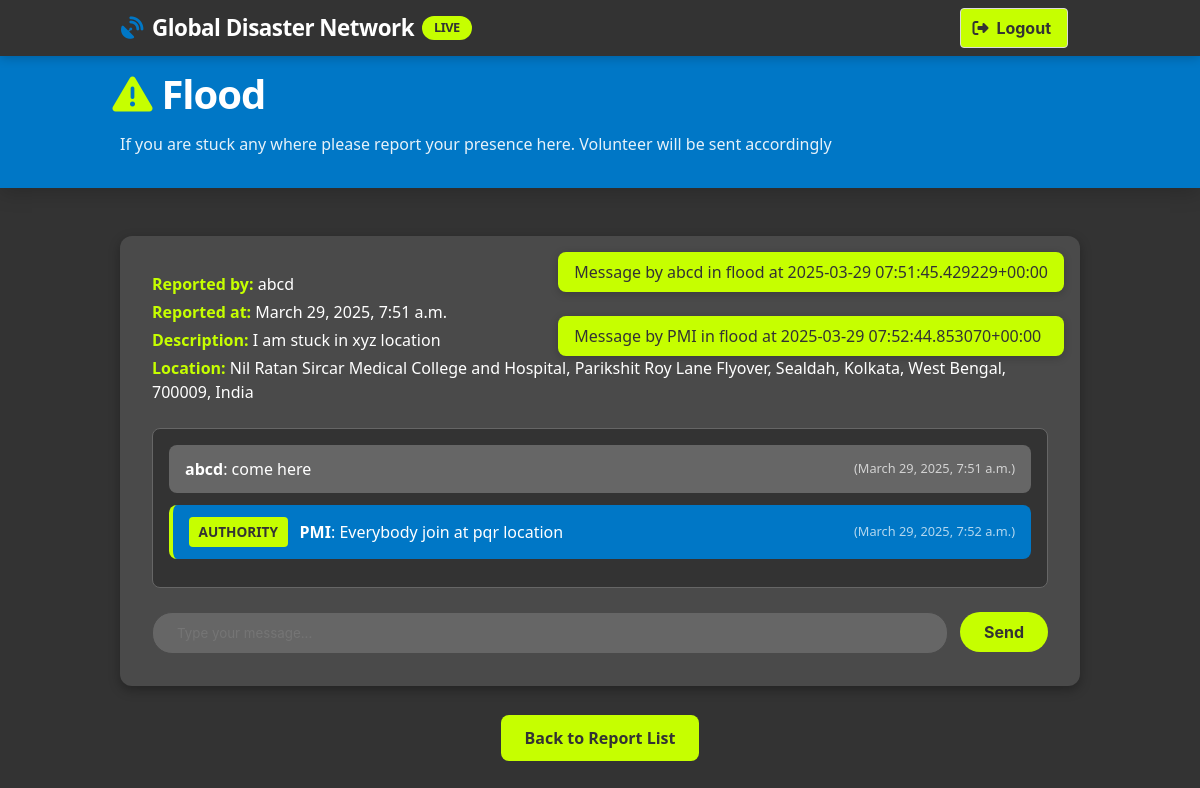
The page /community/disaster/9/ (signed in) on the database its author committed.
### community/models.py (models this page shows, shortened)
class EmergencyReport(models.Model):
    DISASTER_TYPES = (
        ('flood', 'Flood'),
        ('wildfire', 'Wildfire'),
        ('storm', 'Storm'),
        ('earthquake', 'Earthquake'),
        ('volcanic_eruption', 'Volcanic Eruption'),
        ('drought', 'Drought'),
    )
    user = models.ForeignKey(User, on_delete=models.CASCADE)
    disaster_type = models.CharField(max_length=50, choices=DISASTER_TYPES)
    description = models.TextField()
    location = models.CharField(max_length=255, null=True, blank=True)  # Manually entered location
    latitude = models.FloatField(null=True, blank=True)  # Live location latitude
    longitude = models.FloatField(null=True, blank=True)  # Live location longitude
    reported_at = models.DateTimeField(default=timezone.now)
    is_active = models.BooleanField(default=True)

class ChatMessage(models.Model):
    report = models.ForeignKey(EmergencyReport, on_delete=models.CASCADE, related_name='messages')
    user = models.ForeignKey(User, on_delete=models.CASCADE)
    message = models.TextField()
    timestamp = models.DateTimeField(auto_now_add=True)
    def __str__(self):
        return f"Message by {self.user.username} in {self.report.disaster_type} at {self.timestamp}"

### community/views.py (the view, shortened to what this page needs)
# urls.py: path('disaster/<int:report_id>/', views.disaster_chat, name='disaster_chat'),
@login_required
def disaster_chat(request, report_id):
    report = get_object_or_404(EmergencyReport, id=report_id, is_active=True)
    messages = report.messages.all().order_by('timestamp')
    location_display = report.location if report.location else "Location not provided"
    return render(request, 'community/disaster_chat.html', {
        'report': report,
        'messages': messages,
        'location_display': location_display,
    })

### community/templates/community/disaster_chat.html (shortened to what this page needs)
<!DOCTYPE html>
<html lang="en">
<head>
  <link rel="stylesheet" href="https://cdnjs.cloudflare.com/ajax/libs/bulma/0.9.4/css/bulma.min.css">
  <link rel="stylesheet" href="https://cdnjs.cloudflare.com/ajax/libs/font-awesome/6.4.0/css/all.min.css">
 <nav class="navbar is-fixed-top" role="navigation" aria-label="main navigation">
  <div class="container">
    <div class="navbar-brand">
      <a class="navbar-item" href="#">
        <span class="icon mr-2" style="color: var(--blue);">
          <i class="fas fa-satellite-dish"></i>
        </span>
        Global Disaster Network
        <span class="alert-badge">LIVE</span>
      </a>
    </div>
    <div class="navbar-end">
      <div class="navbar-item">
        <form method="POST" action="{% url 'logout' %}">
          <button class="button is-lime" type="submit">
            <span class="icon"><i class="fas fa-sign-out-alt"></i></span>
            <span>Logout</span>
          </button>
        </form>
      </div>
    </div>
  </div>
</nav>
<section class="dashboard-header">
  <div class="container">
    <h1 class="dashboard-title">
      <span class="icon mr-2" style="color: var(--lime);">
        <i class="fas fa-exclamation-triangle"></i>
      </span>
      {{ report.disaster_type|title }}
    </h1>
    <p class="dashboard-subtitle">If you are stuck any where please report your presence here. Volunteer will be sent accordingly</p>
  </div>
</section>
<section class="section" style="margin-top: -2rem;">
  <div class="container">
    <div style="position: absolute; top: 1rem; right: 1rem; z-index: 1000;">
      {% if messages %}
        {% for message in messages %}
          <div class="notification is-success" style="background-color: var(--lime); color: var(--dark); border-radius: 8px; padding: 0.5rem 1rem; box-shadow: 0 2px 8px rgba(0, 0, 0, 0.2);">
            {{ message }}
          </div>
        {% endfor %}
      {% endif %}
    </div>
    <div class="chat-section">
      <div class="chat-details">
        <p><strong>Reported by:</strong> {{ report.user.username }}</p>
        <p><strong>Reported at:</strong> {{ report.reported_at }}</p>
        <p><strong>Description:</strong> {{ report.description }}</p>
        <p><strong>Location:</strong> {{ location_display }}</p>
      </div>
      <div class="chat-container" id="chat-messages">
        {% for message in messages %}
          <div class="chat-message {% if message.user.profile.role == 'authority' %}authority-message{% endif %}" data-message-id="{{ message.id }}">
        {% if message.user.profile.role == 'authority' %}
          <span class="authority-badge">AUTHORITY</span>
        {% endif %}
        <strong>{{ message.user.username }}</strong>: {{ message.message }}
        <small>({{ message.timestamp }})</small>
          </div>
        {% endfor %}
      </div>
      <div class="chat-input">
        <input type="text" id="chat-input" placeholder="Type your message..." aria-label="Type your message">
        <button class="button" id="send-button" onclick="sendMessage()">Send</button>
      </div>
    </div>
    <div style="text-align: center; margin-top: 40px;">
      <a href="{% url 'report_list' %}" class="back-button mt-4">Back to Report List</a>
    </div></div>
</section>

### community/templates/community/disaster_chat.html (style rules this page uses)
:root { --blue: #0077C6; --blue-dark: #005d9c; --blue-light: #3a99de; --dark: #333333; --dark-light: #4a4a4a; --dark-lighter: #666666; --lime: #C6FF00; --lime-dark: #a2cc00; --white: #ffffff; --gray-light: #e0e0e0; }
.navbar { background-color: var(--dark); box-shadow: 0 2px 10px rgba(0, 0, 0, 0.2); }
.navbar-brand .navbar-item { font-weight: 700; font-size: 1.4rem; color: var(--white); letter-spacing: -0.5px; }
.alert-badge { background-color: var(--lime); color: var(--dark); border-radius: 12px; padding: 2px 12px; font-size: 0.8rem; margin-left: 8px; font-weight: bold; animation: pulse 2s infinite; }
.dashboard-header { background: var(--blue); padding: 4rem 1.5rem 2rem; margin-bottom: 2rem; box-shadow: 0 4px 20px rgba(0, 0, 0, 0.2); }
.dashboard-title { color: white; font-weight: 800; letter-spacing: -1px; margin-bottom: 0.5rem; font-size: 2.5rem; }
.dashboard-subtitle { color: rgba(255, 255, 255, 0.9); font-weight: 400; max-width: 800px; }
.button.is-lime { background-color: var(--lime); color: var(--dark); font-weight: bold; }
.chat-section { background-color: var(--dark-light); padding: 2rem; border-radius: 12px; box-shadow: 0 4px 12px rgba(0, 0, 0, 0.3); }
.chat-details { margin-bottom: 1.5rem; }
.chat-details p { color: var(--white); margin: 0.25rem 0; }
.chat-details p strong { color: var(--lime); }
.chat-container { max-height: 500px; overflow-y: auto; background-color: var(--dark); padding: 1rem; border-radius: 8px; border: 1px solid var(--dark-lighter); margin-bottom: 1.5rem; }
.chat-message { background-color: var(--dark-lighter); padding: 0.75rem 1rem; border-radius: 8px; margin-bottom: 0.75rem; display: flex; align-items: center; animation: fadeIn 0.3s ease; }
.authority-message { background-color: var(--blue); color: var(--white); border-left: 4px solid var(--lime); }
.authority-badge { display: inline-block; padding: 0.3rem 0.6rem; margin-right: 0.75rem; border-radius: 4px; font-size: 0.85rem; font-weight: bold; background-color: var(--lime); color: var(--dark); }
.chat-message strong { color: var(--white); }
.chat-message small { margin-left: auto; color: var(--white); opacity: 0.7; font-size: 0.8rem; }
.chat-input { display: flex; gap: 0.75rem; }
.chat-input input { flex: 1; background-color: var(--dark-lighter); color: var(--white); border: 1px solid var(--dark-light); border-radius: 20px; padding: 0.75rem 1.5rem; transition: border-color 0.3s ease, box-shadow 0.3s ease; }
.chat-input .button { background-color: var(--lime); color: var(--dark); border: none; border-radius: 20px; padding: 0.75rem 1.5rem; font-weight: bold; transition: transform 0.3s ease, background-color 0.3s ease; }
.back-button { background-color: var(--lime); color: var(--dark); font-weight: bold; border: none; border-radius: 8px; padding: 0.75rem 1.5rem; transition: transform 0.3s ease, background-color 0.3s ease; }

### rows shown on the page
EmergencyReport: disaster_type "Flood", user.username "abcd", reported_at "March 29, 2025, 7:51 a.m.", description "I am stuck in xyz location", location "Nil Ratan Sircar Medical College and Hospital, Parikshit Roy Lane Flyover, Sealdah, Kolkata, West Bengal, 700009, India"
ChatMessage: user+report+timestamp "Message by abcd in flood at 2025-03-29 07:51:45.429229+00:00", user.username "abcd", message "come here", timestamp "March 29, 2025, 7:51 a.m."
ChatMessage: user+report+timestamp "Message by PMI in flood at 2025-03-29 07:52:44.853070+00:00", shows "AUTHORITY", user.username "PMI", message "Everybody join at pqr location", timestamp "March 29, 2025, 7:52 a.m."
